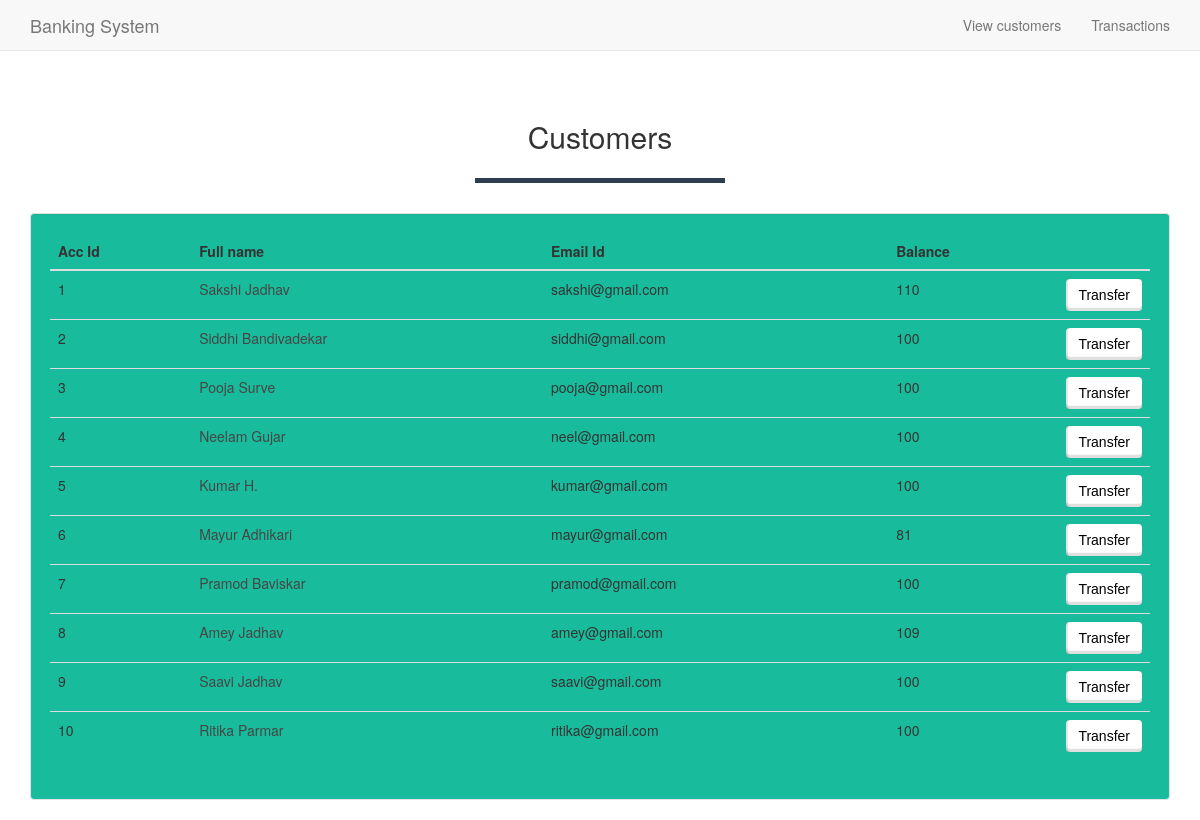
The page /customers.php on the database its author committed.
### tables this page shows
CREATE TABLE `customer` (
  `id` int(11) NOT NULL,
  `name` varchar(50) NOT NULL,
  `email` varchar(100) NOT NULL,
  `balance` bigint(20) NOT NULL
);

### customers.php (the view, shortened to what this page needs)
<!DOCTYPE html>
<html>
<head>
	<link href="//netdna.bootstrapcdn.com/bootstrap/3.2.0/css/bootstrap.min.css" rel="stylesheet" id="bootstrap-css">
	<link rel="stylesheet" type="text/css" href="home.css">
</head>
<body>
	<?php include("nav.php") ?>
<div style="margin-top: 100px;">
        <div class="container">
            <div class="row">
                <div class=" text-center">
                    <h2>Customers</h2>
                    <hr class="star-primary">
                </div>
            </div>
<?php
require("config.php");
$sql= "SELECT id, name, email, balance from customer";
$result = $con->query($sql);
echo "
	<div class='well' style='background-color:#18bc9c;'>
    <table class='table' >
      <thead>
        <tr>
          <th>Acc Id</th>
          <th>Full name</th>
          <th>Email Id</th>
          <th>Balance</th>
          <th style='width: 36px;'></th>
        </tr>
       </thead>";
if ($result-> num_rows >0){
    while($row = $result->fetch_assoc() ){
?>
    <tr>
    <td><?php echo htmlentities($row['id']); ?> </td>
    <td><?php echo('<a style="color:#464646;"href="transfer.php?user_id='.$row['id'].'">'.htmlentities($row['name']).'</a> ');?></td>
    <td><?php echo htmlentities($row['email']); ?> </td>
    <td><?php echo htmlentities($row['balance']); ?> </td>
    <td><button type="submit"  class="btn btn-default" style="font color:#000"><?php echo('<a style="color:#000;" href="transfer.php?id='.$row['id'].'">'."Transfer".'</a> ');?></button></td>
    </tr>
    <?php
}echo "</table>";
}
?>
</div>
        </div>

### nav.php (shortened to what this page needs)
<head>
	<link href="//netdna.bootstrapcdn.com/bootstrap/3.2.0/css/bootstrap.min.css" rel="stylesheet" id="bootstrap-css">
	<link rel="stylesheet" type="text/css" href="home.css">
</head>
<body>
	<nav class="navbar navbar-default navbar-fixed-top">
    <div class="container">
        <div class="navbar-header ">
            <a class="navbar-brand" href="index.php">Banking System</a>
        </div>
        <div class="collapse navbar-collapse" id="bs-example-navbar-collapse-1">
            <ul class="nav navbar-nav navbar-right">
                <li>
                    <a href="customers.php">View customers</a>
                </li>
                <li>
                    <a href="history.php">Transactions</a>
                </li>
            </ul>
        </div>
    </div>
</nav>

### home.css (style rules this page uses)
hr.star-light, hr.star-primary { margin: 25px auto 30px; padding: 0; max-width: 250px; border: 0; border-top: solid 5px; text-align: center; }
hr.star-light:after, hr.star-primary:after { content: "\f005"; display: inline-block; position: relative; top: -.8em; padding: 0 .25em; font-family: FontAwesome; font-size: 2em; }
hr.star-primary { border-color: #2c3e50; }
hr.star-primary:after { color: #2c3e50; background-color: #fff; }
a { text-decoration: none; color:#000; }
.btn:not(a) { border:0;border-bottom:0;border-left:0;font-weight:'900';font-family:'Ubuntu', sans-serif;box-shadow: inset 0 -3.2px rgba(0, 0, 0, 0.12),inset 2px 0 rgba(0, 0, 0, 0.1);outline:none;-webkit-outline:none;-o-outline:none;-moz-outline:none; }

### customers.php (style rules this page uses)
a { text-decoration: none; color:#000; }

### rows shown on the page
customer: id "1", name "Sakshi Jadhav", email "sakshi@gmail.com", balance "110"
customer: id "2", name "Siddhi Bandivadekar", email "siddhi@gmail.com", balance "100"
customer: id "3", name "Pooja Surve", email "pooja@gmail.com", balance "100"
customer: id "4", name "Neelam Gujar", email "neel@gmail.com", balance "100"
customer: id "5", name "Kumar H.", email "kumar@gmail.com", balance "100"
customer: id "6", name "Mayur Adhikari", email "mayur@gmail.com", balance "81"
customer: id "7", name "Pramod Baviskar", email "pramod@gmail.com", balance "100"
customer: id "8", name "Amey Jadhav", email "amey@gmail.com", balance "109"
customer: id "9", name "Saavi Jadhav", email "saavi@gmail.com", balance "100"
customer: id "10", name "Ritika Parmar", email "ritika@gmail.com", balance "100"
